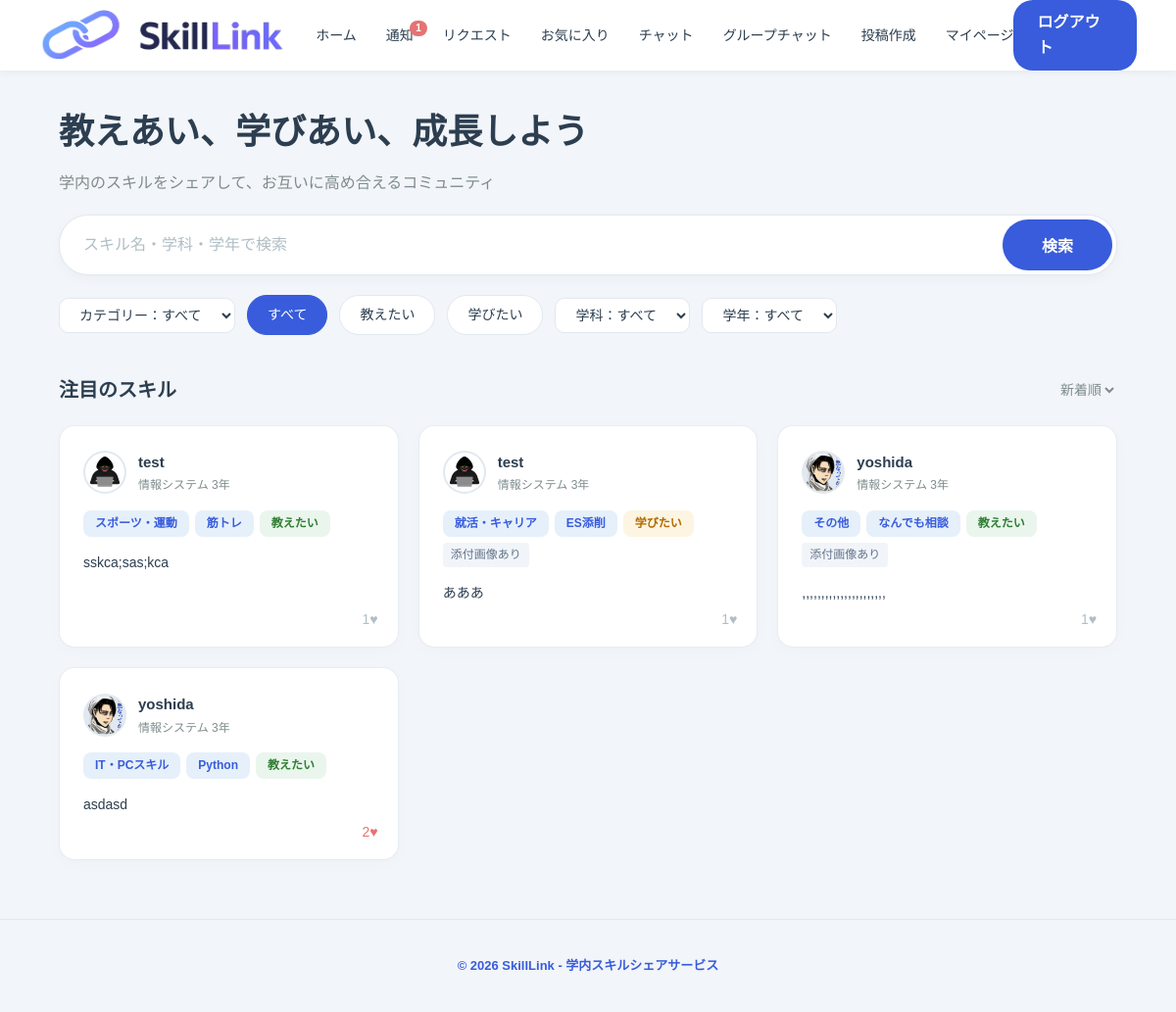
Before: / (signed in) with the older database file.
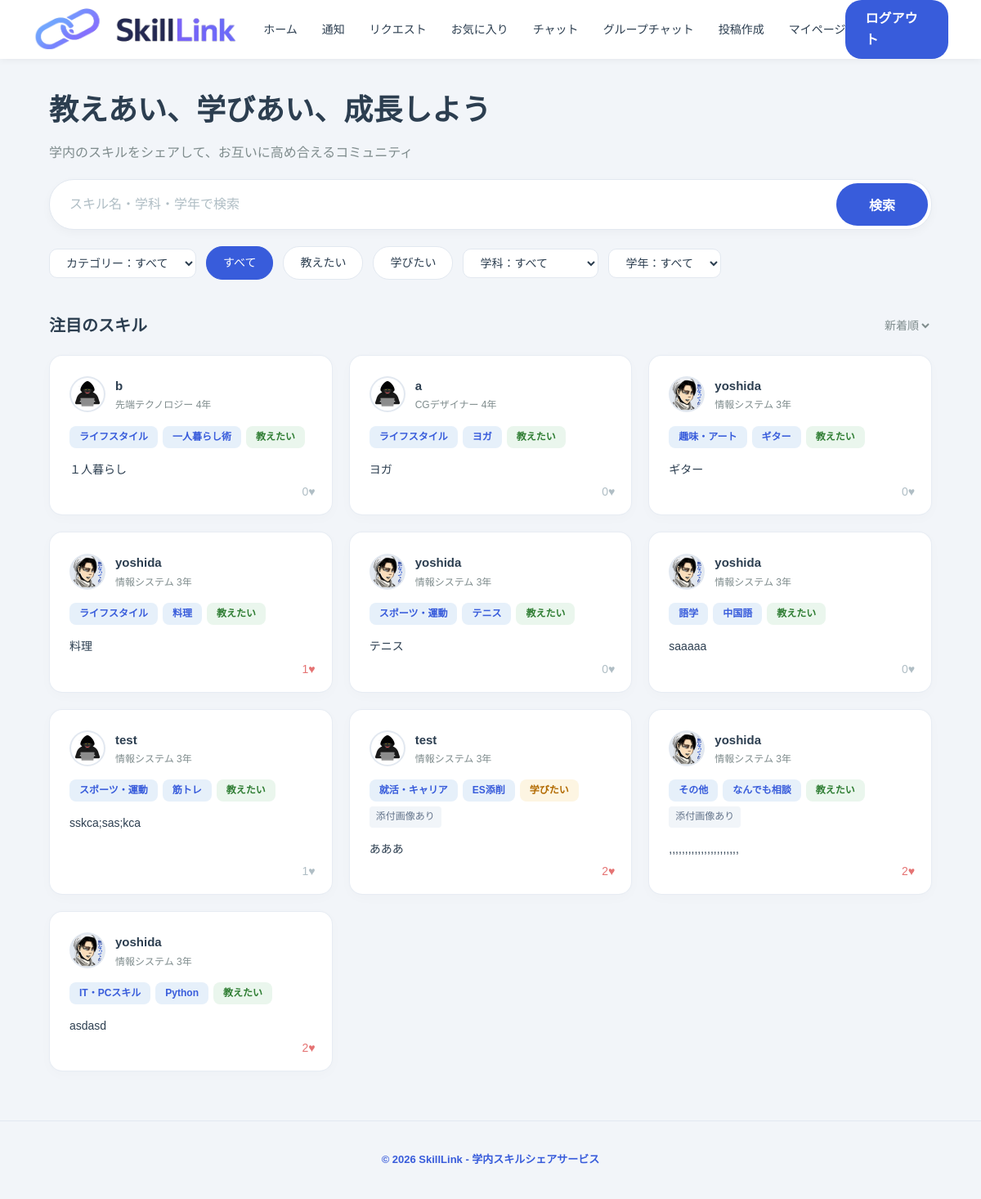
After: the same page with the newer database file.
### tables this page shows
CREATE TABLE posts (post_id INTEGER PRIMARY KEY AUTOINCREMENT, user_id INTEGER NOT NULL, skill_id INTEGER NOT NULL, post_type TEXT NOT NULL,
        post_text TEXT NOT NULL, post_date TIMESTAMP DEFAULT CURRENT_TIMESTAMP, category_id INTEGER NOT NULL, image_path TEXT,
        FOREIGN KEY(user_id) REFERENCES users(user_id),  FOREIGN KEY(skill_id) REFERENCES skills(skill_id), FOREIGN KEY(category_id) REFERENCES categories(category_id));

CREATE TABLE users (user_id INTEGER PRIMARY KEY AUTOINCREMENT,
        name TEXT NOT NULL UNIQUE, email TEXT NOT NULL UNIQUE, password TEXT NOT NULL, grade TEXT NOT NULL, department TEXT NOT NULL,
        introduction TEXT, icon_path TEXT);

CREATE TABLE categories (category_id INTEGER PRIMARY KEY AUTOINCREMENT, category_name TEXT NOT NULL UNIQUE);

CREATE TABLE skills (skill_id INTEGER PRIMARY KEY AUTOINCREMENT, skill_name TEXT NOT NULL, category_id INTEGER NOT NULL , FOREIGN KEY(category_id) REFERENCES categories(category_id), UNIQUE (skill_name, category_id));

### routes/posts.py (the view)
@posts.route("/")
def top():
    if 'user_email' not in session:
        return redirect('/login')
    db = get_db()
    user_id = session.get('user_id')
    recommended_users = fetch_recommended_users(db, user_id)
    sort_type = request.args.get('sort', 'new')
    selected_category = request.args.get('category', '')
    selected_grade = request.args.get('grade', '')
    selected_department = request.args.get('department', '')
    search_query = request.args.get('query', '')
    category_data = db.execute("SELECT MIN(category_id) AS category_id, category_name FROM categories GROUP BY category_name ORDER BY category_id").fetchall()
    grade_data = db.execute("SELECT DISTINCT grade FROM users WHERE grade IS NOT NULL AND grade != ''").fetchall()
    department_data = db.execute("SELECT DISTINCT department FROM users WHERE department IS NOT NULL AND department != ''").fetchall()
    posts_list = fetch_posts(
        db,
        category_id=selected_category,
        grade=selected_grade,
        department=selected_department,
        search_query=search_query,
        sort_type=sort_type,
        user_id=user_id
    )
    for p in posts_list:
        p['card_type'] = 'skill'
    projects_list = fetch_projects(db, user_id=user_id)
    combined = projects_list + posts_list if sort_type != 'popular' else posts_list + projects_list
    return render_template(
        'top.html',
        recommended_users=recommended_users,
        posts=combined,
        active_tab='all',
        active_sort=sort_type,
        categories=category_data,
        grades=grade_data,
        selected_grade=selected_grade,
        selected_category=selected_category,
        departments=department_data,
        selected_department=selected_department,
        search_query=search_query
    )

### app.py (called while the page is built)
@app.after_request
def add_header(response):
    response.headers['Cache-Control'] = (
        'no-store, no-cache, must-revalidate, post-check=0, pre-check=0,'
        ' max-age=0'
    )
    response.headers['Pragma'] = 'no-cache'
    response.headers['Expires'] = '0'
    return response

@app.context_processor
def inject_unread_notifications():
    if 'user_id' in session:
        db = get_db()
        count = db.execute(
            'SELECT COUNT(*) FROM notifications WHERE user_id = ? AND is_read'
            ' = 0',
            (session['user_id'],),
        ).fetchone()[0]
        return {'unread_notifications': count}
    return {'unread_notifications': 0}

### routes/auth.py (called while the page is built)
def connect_db():
    rv = sqlite3.connect(DATABASE, timeout=20.0)
    rv.row_factory = sqlite3.Row
    return rv

def get_db():
    if not hasattr(g, 'sqlite_db'):
        g.sqlite_db = connect_db()
    return g.sqlite_db

### routes/posts.py (called while the page is built, shortened)
def fetch_recommended_users(db, current_user_id):
    if not current_user_id:
        return []
    skills_rows = db.execute("""
        SELECT DISTINCT skill_id
        FROM posts
        WHERE user_id = ? AND post_type = '学びたい' AND skill_id IS NOT NULL AND skill_id != ''
    """, (current_user_id,)).fetchall()
    my_learn_skills = [row['skill_id'] if isinstance(row, dict) else row[0] for row in skills_rows]
    if not my_learn_skills:
        return []

### templates/top.html (shortened to what this page needs)
<!DOCTYPE html>
<html lang="ja">
<head>
    <link rel="stylesheet" href="{{ url_for('static', filename='css/top.css') }}">
    <link rel="stylesheet" href="{{ url_for('static', filename='css/variables.css') }}">
    <link rel="stylesheet" href="{{ url_for('static', filename='css/header.css') }}">
    <link rel="stylesheet" href="{{ url_for('static', filename='css/footer.css') }}">
</head>
<body>
    {% include 'header.html' %}
    <main>
        <section class="hero">
            <h1 id="heroTitle" class="hero-title">教えあい、学びあい、成長しよう</h1>
            <p class="hero-sub">学内のスキルをシェアして、お互いに高め合えるコミュニティ</p>
        </section>
        <section class="search-area">
            <form action="" method="GET" class="search-form-container">
                <div class="search-form">
                    <input type="text" name="query" value="{{ request.args.get('query', '') }}" placeholder="スキル名・学科・学年で検索">
                    <button type="submit" class="btn-primary">検索</button>
                </div>
                <div class="filters">
                    <select name="category" onchange="this.form.submit()">
                        <option value="">カテゴリー：すべて</option>
                    </select>
                    <a href="/" class="filter-btn {% if active_tab == 'all' or not active_tab %}active{% endif %}">すべて</a>
                    <a href="/top/teach" class="filter-btn {% if active_tab == 'teach' %}active{% endif %}">教えたい</a>
                    <a href="/top/learn" class="filter-btn {% if active_tab == 'learn' %}active{% endif %}">学びたい</a>
                    <select name="department" onchange="this.form.submit()">
                        <option value="">学科：すべて</option>
                    </select>
                    <select name="grade" onchange="this.form.submit()">
                        <option value="">学年：すべて</option>
                    </select>
                </div>
            </form>
        </section>
        <section class="skills-section">
            <div class="section-header">
                <h2>注目のスキル</h2>
                <select class="sort-select" onchange="location.href='?sort='+this.value;">
                    <option value="new" {% if active_sort == 'new' %}selected{% endif %}>新着順</option>
                </select>
            </div>
            <div class="cards">
                {% for post in posts %}
                {% if post.card_type == 'project' %}
                <div class="card"
                     data-card-type="project"
                     data-project-id="{{ post.project_id }}"
                     data-user-id="{{ post.user_id }}"
                     data-name="{{ post.name }}"
                     data-meta="{{ post.department }} {{ post.grade }}年"
                     data-icon="{{ url_for('static', filename=post.icon_path) if post.icon_path else url_for('static', filename='img/default-avatar.png') }}"
                     data-category="{{ post.category_name }}"
                     data-skill="{{ post.skill_name }}"
                     data-body="{{ post.description }}"
                     data-project-name="{{ post.project_name }}"
                     data-recruit-count="{{ post.recruit_count }}"
                     data-current-members="{{ post.current_members }}"
                     data-is-owner="{{ 'true' if post.is_owner else 'false' }}"
                     data-already-applied="{{ 'true' if post.already_applied else 'false' }}"
                     data-already-member="{{ 'true' if post.already_member else 'false' }}">
                    <div class="card-top">
                        <a href="/users/{{ post.user_id }}" class="user-icon-link" onclick="event.stopPropagation();">
                            <img src="{{ url_for('static', filename=post.icon_path) if post.icon_path else url_for('static', filename='img/default-avatar.png') }}" alt="{{ post.name }}のアイコン" class="user-icon-img">
                        </a>
                        <div>
                            <span class="name">{{ post.project_name }}</span>
                            <span class="meta">{{ post.name }}さん募集中</span>
                        </div>
                    </div>
                    <div class="tags">
                        {% if post.category_name %}<span class="tag">{{ post.category_name }}</span>{% endif %}
                        <span class="tag">{{ post.skill_name }}</span>
                        <span class="badge" style="background-color:#e6f0fa; color:#385cdb;">プロジェクト</span>
                        <span class="badge" style="background-color:#f1f5f9; color:#64748b;">{{ post.current_members }}/{{ post.recruit_count }}人</span>
                    </div>
                    <p class="body">{{ post.description }}</p>
                </div>
                {% else %}
                <div class="card"
                     data-card-type="skill"
                     data-post-id="{{ post.post_id }}"
                     data-user-id="{{ post.user_id }}"
                     data-name="{{ post.name }}"
                     data-meta="{{ post.department }} {{ post.grade }}年"
                     data-icon="{{ url_for('static', filename=post.icon_path) }}"
                     data-category="{{ post.category_name }}"
                     data-skill="{{ post.skill_name }}"
                     data-type="{{ post.post_type }}"
                     data-body="{{ post.post_text }}"
                     data-likes="{{ post.like_count }}"
                     data-image="{{ url_for('static', filename=post.image_path) if post.image_path else '' }}"
                     data-pdf="{{ url_for('static', filename=post.pdf_path) if post.pdf_path else '' }}">
                    <div class="card-top">
                        <a href="/users/{{ post.user_id }}" class="user-icon-link" title="{{ post.name }}さんのプロフィールを見る" onclick="event.stopPropagation();">
                            <img src="{{ url_for('static', filename=post.icon_path) if post.icon_path else url_for('static', filename='img/default-avatar.png') }}" alt="{{ post.name }}のアイコン" class="user-icon-img">
                        </a>
                        <div>
                            <a href="/users/{{ post.user_id }}" class="name-link" title="{{ post.name }}さんのプロフィールを見る" onclick="event.stopPropagation();">
                                <span class="name">{{ post.name }}</span>
                            </a>
                            <span class="meta">{{ post.department }} {{ post.grade }}年</span>
                        </div>
                    </div>
                    <div class="tags">
                        {% if post.category_name %}<span class="tag">{{ post.category_name }}</span>{% endif %}
                        {% if post.skill_name %}<span class="tag">{{ post.skill_name }}</span>{% endif %}
                        <span class="badge {{ 'teach' if post.post_type == '教えたい' else 'learn' }}">{{ post.post_type }}</span>
                        {% if post.image_path %}
                        <span class="badge-attachment">添付画像あり</span>
                        {% endif %}
                    </div>
                    <p class="body">{{ post.post_text }}</p>
                    <button type="button" class="like-btn" data-post-id="{{ post.post_id }}" data-liked="{{ 'true' if post.liked_by_me else 'false' }}">
                        <span class="like-count">{{ post.like_count }}</span>♥
                    </button>
                </div>
                {% endif %}
                {% else %}
                <div class="no-posts">
                    <p>該当する投稿はまだありません。</p>
                </div>
                {% endfor %}
            </div>
        </section>
    </main>
    {% include 'footer.html' %}
</body>
</html>

### templates/header.html
<header class="header">
    <a href="/">
        <img src="{{ url_for('static', filename='img/logo.png') }}" alt="SkillLink" class="logo">
    </a>
        <nav class="nav">
            <a href="/">ホーム</a>
            <a href="/notifications" class="nav-notif">
                通知
                {% if unread_notifications and unread_notifications > 0 %}
                    <span class="notif-badge">{{ unread_notifications }}</span>
                {% endif %}
            </a>
            <a href="/requests">リクエスト</a>
            <a href="/likes/page">お気に入り</a>
            <a href="{{ url_for('chat.chat_index') }}">チャット</a>
            <a href="{{ url_for('group_chat.group_chat_hub') }}">グループチャット</a>
            <a href="/posts">投稿作成</a>
            <a href="/profile">マイページ</a>
        </nav>
       <a href="/logout" class="btn-outline">ログアウト</a>
</header>

### templates/footer.html
<footer class="site-footer">
    <p>&copy; 2026 SkillLink - 学内スキルシェアサービス</p>
</footer>

### static/css/variables.css (style rules this page uses)
:root { --primary-color: #385cdb; --primary-hover: #2a46b0; --bg-color: #f2f5f9; --text-main: #2c3e50; --text-sub: #7f8c8d; --card-bg: #ffffff; --border-color: #e2e8f0; --tag-blue-bg: #e6f0fa; --tag-blue-text: #385cdb; --tag-teach-bg: #eaf6ed; --tag-teach-text: #2e7d32; --tag-learn-bg: #fdf5e2; --tag-learn-text: #b26a00; --font-family-base: "Hiragino Sans", "Hiragino Kaku Gothic ProN", "Yu Gothic", Meiryo, sans-serif; }

### static/css/header.css (style rules this page uses)
body, .header { font-family: 'Noto Sans JP', sans-serif !important; }
.header .nav a { font-size: 14px !important; font-weight: 500 !important; }
.header { display: flex; justify-content: space-between; align-items: center; height: 72px; padding: 0 40px; background-color: var(--card-bg); box-shadow: 0 2px 8px rgba(0, 0, 0, 0.05); position: sticky; top: 0; z-index: 100; }
.logo { display: block; width: auto; height: 52px; max-width: 100%; margin: 0; margin-right: 40px; object-fit: contain; flex-shrink: 0; }
.header .nav { display: flex; align-items: center; gap: 30px; flex-shrink: 0; }
.header .nav a { font-size: 14px !important; font-weight: 500 !important; color: var(--text-main) !important; line-height: 1; white-space: nowrap; text-decoration: none !important; display: inline-block; transition: transform 0.2s ease, color 0.2s ease; }
.header .btn-outline { background-color: var(--primary-color) !important; color: #ffffff !important; border: none; padding: 10px 24px; border-radius: 20px; font-weight: bold !important; text-decoration: none !important; cursor: pointer; transition: background-color 0.2s, transform 0.2s ease; }
.nav-notif { position: relative; }

### static/css/footer.css (style rules this page uses)
.site-footer { width: 100%; grid-column: 1 / -1; flex-basis: 100%; text-align: center; padding: 24px 0; font-size: 13px; font-weight: bold; color: var(--primary-color); border-top: 1px solid var(--border-color); margin-top: 40px; display: flex; justify-content: center; align-items: center; clear: both; }

Changed rows visible on the page:
added posts: name "b", department "先端テクノロジー", grade "4", category_name "ライフスタイル", skill_name "一人暮らし術", post_type "教えたい", post_text "１人暮らし", like_count "0"
added posts: name "a", department "CGデザイナー", grade "4", category_name "ライフスタイル", skill_name "ヨガ", post_type "教えたい", post_text "ヨガ", like_count "0"
added posts: icon_path (picture), name "yoshida", department "情報システム", grade "3", category_name "趣味・アート", skill_name "ギター", post_type "教えたい", post_text "ギター", like_count "0"
added posts: icon_path (picture), name "yoshida", department "情報システム", grade "3", category_name "ライフスタイル", skill_name "料理", post_type "教えたい", post_text "料理", like_count "1"
added posts: icon_path (picture), name "yoshida", department "情報システム", grade "3", category_name "スポーツ・運動", skill_name "テニス", post_type "教えたい", post_text "テニス", like_count "0"
added posts: icon_path (picture), name "yoshida", department "情報システム", grade "3", category_name "語学", skill_name "中国語", post_type "教えたい", post_text "saaaaa", like_count "0"
computed for posts "あああ": like_count "1" → "2"
computed for posts "その他": like_count "1" → "2"
Other visible differences:
{{ unread_notifications }}: "1" → (not shown)
